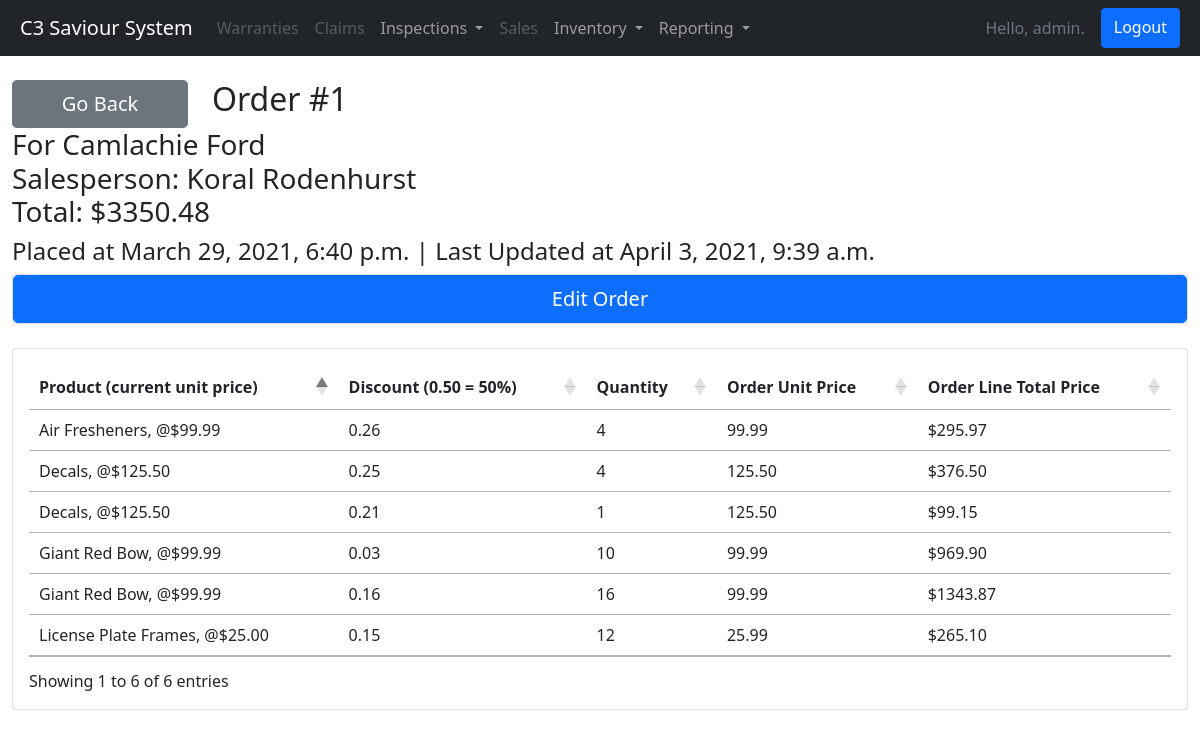
The page /inventory/orders/1/ (signed in) on the database its author committed.
### inventory/models.py (models this page shows, shortened)
class order_form(models.Model):
    dealershipID = models.ForeignKey('background.Dealership', on_delete=models.PROTECT)
    salespersonID = models.ForeignKey('background.employee', on_delete=models.PROTECT)
    date = models.DateTimeField(auto_now_add=True)
    updated = models.DateTimeField(auto_now=True)
    def get_edit_url(self):
        return reverse("inventory:update", kwargs={"id": self.id})
    def get_order_form_children(self):
        return self.order_set.all()
    def get_order_form_total(self):
        children = self.get_order_form_children()
        total = 0
        for child in children:
            total = total + ((1 - child.discount) * child.price * child.quantity)
        return total

class order(models.Model):
    order_formID = models.ForeignKey(order_form, on_delete=models.PROTECT)
    productID = models.ForeignKey('background.product', on_delete=models.PROTECT)
    discount = models.DecimalField(max_digits=3, decimal_places=2, blank=True, default=0)
    quantity = models.IntegerField()
    price = models.DecimalField(max_digits=6, decimal_places=2, blank=True)

### background/models.py (models this page shows)
class Dealership(models.Model):
    dealership = models.CharField(max_length=200)
    address = models.CharField(max_length=200)
    city = models.CharField(max_length=200)
    province = models.CharField(max_length=200)
    country = models.CharField(max_length=200)
    def __str__(self):
        return self.dealership

class Employee(models.Model):
    first_name = models.CharField(max_length=200)
    last_name = models.CharField(max_length=200)
    email = models.EmailField()
    phone = models.CharField(max_length=200, blank=True)
    type = models.CharField(max_length=200)
    def __str__(self):
        return self.first_name + " " + self.last_name

class Product(models.Model):
    name = models.CharField(max_length=200)
    category = models.CharField(max_length=200)
    description = models.CharField(max_length=200)
    price = models.DecimalField(max_digits=6, decimal_places=2)
    image = models.ImageField(upload_to = 'images/product')
    def __str__(self):
        return self.name + ",  @$" + str(self.price)

### inventory/views.py (the view)
# urls.py: path("<int:id>/", order_form_detail_view, name='detail'),
@login_required
def order_form_detail_view(request, id=None):
    obj = get_object_or_404(order_form.objects.prefetch_related('order_set').prefetch_related('order_set__productID').select_related('dealershipID').select_related('salespersonID'), id=id)
    context = {
        "object": obj
    }
    return render(request, "inventory/detail.html", context)

### inventory/templates/inventory/detail.html (shortened to what this page needs)
    {% extends "background/base.html" %}
    {% load mathfilters %}
    {% block content %}
    <div class="row">
        <div class="d-grid col-md-2">
            <a type="button" class="btn btn-secondary btn-lg btn-block" href='{% url "inventory:list" %}''>Go Back</a>
        </div>
        <div class="col-md-10">
            <h2>Order #{{object.id}}</h2>
        </div>
    </div>
    <h3>For {{ object.dealershipID }} <br>
        Salesperson: {{ object.salespersonID }} <br>
        Total: ${{ object.get_order_form_total|floatformat:2 }}</h3>
    <h4>Placed at {{object.date}} | Last Updated at {{object.updated}}</h4>
    <div class="card mb-4">
        <a type="button" class="btn btn-primary btn-lg btn-block" href='{{ object.get_edit_url }}'>Edit Order</a>
    </div>
    <div class="row">
        <div class="col-md">
            <div class="card card-body">
                <table id="table_db" class="table">
                    <thead>
                        <tr>
                            <th>Product (current unit price)</th>
                            <th>Discount (0.50 = 50%)</th>
                            <th>Quantity</th>
                            <th>Order Unit Price</th>
                            <th>Order Line Total Price</th>
                        </tr>
                    </thead>
                    <tbody>
                        {% for order in object.get_order_form_children %}
                        <tr>
                            <td>{{order.productID}}</td>
                            <td>{{order.discount}}</td>
                            <td>{{order.quantity}}</td>
                            <td>{{order.price}}</td>
                            <td>${{1|sub:order.discount|mul:order.price|mul:order.quantity|floatformat:2}}</td>
                        </tr>
                        {% endfor%}
                    </tbody>
                </table>
            </div>
        </div>
    </div>
    {% endblock %}
    {% block js %}
    <link rel="stylesheet" type="text/css" href="https://cdn.datatables.net/1.11.5/css/jquery.dataTables.css">
    {% endblock %}

### background/templates/background/base.html (shortened to what this page needs)
<!DOCTYPE html>
{% load static %}
<html>
<head>
  <link rel="stylesheet" href="https://cdn.jsdelivr.net/npm/bootstrap@5.1.3/dist/css/bootstrap.min.css"
>
  <link rel="stylesheet" type="text/css"
    href="https://cdn.datatables.net/v/bs5/jszip-2.5.0/dt-1.11.5/b-2.2.2/b-colvis-2.2.2/b-html5-2.2.2/b-print-2.2.2/cr-1.5.5/datatables.min.css" />
</head>
<body>
  <nav class="navbar navbar-expand-sm navbar-dark bg-dark">
    <div class="container-fluid">
      <a class="navbar-brand mx-2" href="{% url 'home'%}">C3 Saviour System</a>
      <div class="collapse navbar-collapse mx-2" id="mynavbar">
        <ul class="navbar-nav me-auto">
          <li class="nav-item">
            <a class="nav-link disabled" href="{% url 'home'%}">Warranties</a>
          </li>
          <li class="nav-item">
            <a class="nav-link disabled" href="{% url 'home'%}">Claims</a>
          </li>
          <li class="nav-item dropdown">
            <a class="nav-link dropdown-toggle" id="navbarDropdown" role="button" data-bs-toggle="dropdown"
              aria-expanded="false">
              Inspections
            </a>
          </li>
          <li class="nav-item">
            <a class="nav-link disabled" href="{% url 'home'%}">Sales</a>
          </li>
          <li class="nav-item dropdown">
            <a class="nav-link dropdown-toggle" id="navbarDropdown" role="button" data-bs-toggle="dropdown"
              aria-expanded="false">
              Inventory
            </a>
          </li>
          <li class="nav-item dropdown">
            <a class="nav-link dropdown-toggle" id="navbarDropdown" role="button" data-bs-toggle="dropdown"
              aria-expanded="false">
              Reporting
            </a>
          </li>
        </ul>
        <div class="d-flex">
          {% if user.is_authenticated %}
          <div class="nav-link disabled">Hello, {{ user.username }}.</div>
          <a class="btn btn-primary" type="button" href="{% url 'logout' %}">Logout</a>
          {% else %}
          <a class="btn btn-success mx-2" type="button" href="{% url 'register' %}">Register</a>
          <a class="btn btn-primary mx-2" type="button" href="{% url 'login' %}">Login</a>
          {% endif %}
        </div>
      </div>
    </div>
  </nav>
  <main class="container-xxl">
    <br>
    {% block content %}
    {% endblock %}
    {% block js %}
    {% endblock js %}
  </main>
</body>
</html>

### rows shown on the page
order_form: id "1", dealershipID "Camlachie Ford", salespersonID "Koral Rodenhurst", get_order_form_total "3350.48", date "March 29, 2021, 6:40 p.m.", updated "April 3, 2021, 9:39 a.m."
order: productID "Giant Red Bow, @$99.99", discount "0.03", quantity "10", price "99.99", discount+price+quantity "969.90"
order: productID "Decals, @$125.50", discount "0.25", quantity "4", price "125.50", discount+price+quantity "376.50"
order: productID "Decals, @$125.50", discount "0.21", quantity "1", price "125.50", discount+price+quantity "99.15"
order: productID "Air Fresheners, @$99.99", discount "0.26", quantity "4", price "99.99", discount+price+quantity "295.97"
order: productID "Giant Red Bow, @$99.99", discount "0.16", quantity "16", price "99.99", discount+price+quantity "1343.87"
order: productID "License Plate Frames, @$25.00", discount "0.15", quantity "12", price "25.99", discount+price+quantity "265.10"

### other values the page prints
{{ user.username }} "admin"
